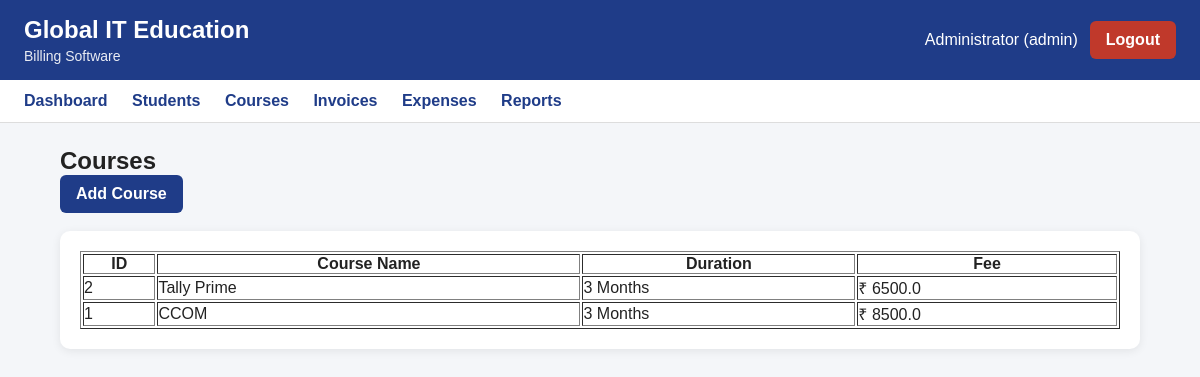
The page /courses (signed in) on the database its author committed.
### tables this page shows
CREATE TABLE courses (
            id INTEGER PRIMARY KEY AUTOINCREMENT,
            course_name TEXT NOT NULL UNIQUE,
            duration TEXT,
            fee REAL NOT NULL DEFAULT 0,
            is_active INTEGER NOT NULL DEFAULT 1,
            created_at TEXT NOT NULL,
            updated_at TEXT
        );

### app.py (the view)
@app.route("/courses")
@login_required
def courses():
    conn = get_conn()
    cur = conn.cursor()
    cur.execute("""
        SELECT * FROM courses
        ORDER BY id DESC
    """)
    courses = cur.fetchall()
    conn.close()
    return render_template("courses.html", courses=courses)

### app.py (called while the page is built)
def login_required(route_function):
    from functools import wraps
    @wraps(route_function)
    def wrapper(*args, **kwargs):
        if "user_id" not in session:
            flash("Please login first.", "warning")
            return redirect(url_for("login"))
        return route_function(*args, **kwargs)
    return wrapper

### db.py (called while the page is built)
def get_conn():
    conn = sqlite3.connect(DB_PATH)
    conn.row_factory = sqlite3.Row
    conn.execute("PRAGMA foreign_keys = ON;")
    return conn

### templates/courses.html
{% extends "base.html" %}
{% block content %}
<h2>Courses</h2>
<a class="btn btn-primary" href="{{ url_for('course_new') }}">
  Add Course
</a>
<br><br>
<div class="card">
<table border="1" width="100%" cellpadding="10">
<tr>
<th>ID</th>
<th>Course Name</th>
<th>Duration</th>
<th>Fee</th>
</tr>
{% for c in courses %}
<tr>
<td>{{ c.id }}</td>
<td>{{ c.course_name }}</td>
<td>{{ c.duration }}</td>
<td>₹ {{ c.fee }}</td>
</tr>
{% endfor %}
</table>
</div>
{% endblock %}

### static/style.css (style rules this page uses)
* { box-sizing: border-box; margin: 0; padding: 0; font-family: Arial, sans-serif; }
body { background: #f4f6f9; color: #222; }
.card { background: white; border-radius: 10px; padding: 20px; margin-bottom: 20px; box-shadow: 0 2px 10px rgba(0,0,0,0.08); }
.btn { display: inline-block; text-decoration: none; border: none; padding: 10px 16px; border-radius: 6px; cursor: pointer; font-weight: bold; }
.btn-primary { background: #1f3c88; color: white; }

### rows shown on the page
courses: id "2", course_name "Tally Prime", duration "3 Months", fee "6500.0"
courses: id "1", course_name "CCOM", duration "3 Months", fee "8500.0"

### other values the page prints
{{ session.get("full_name") }} "Administrator"
{{ session.get("role") }} "admin"
